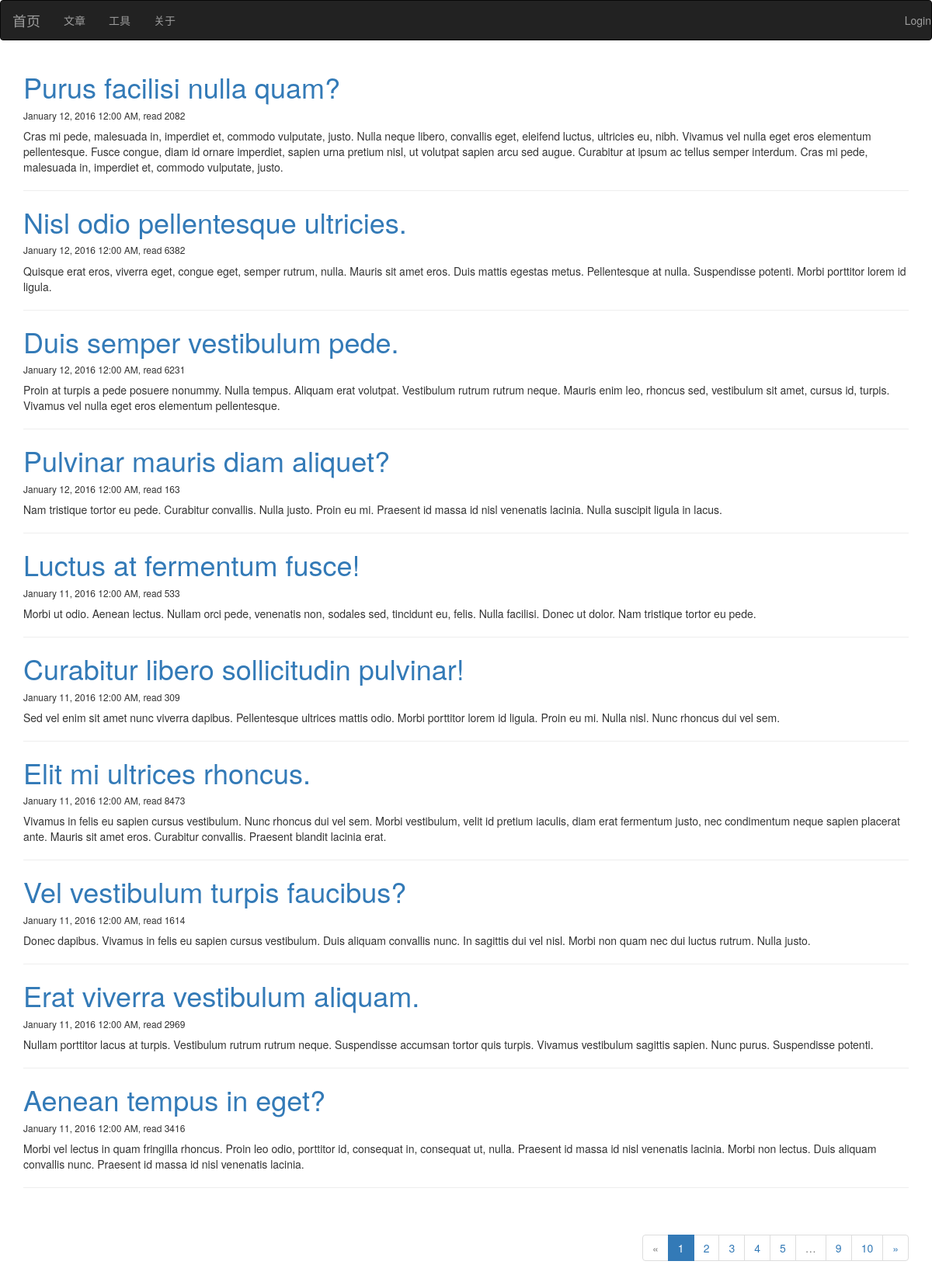
Before: / with the older database file.
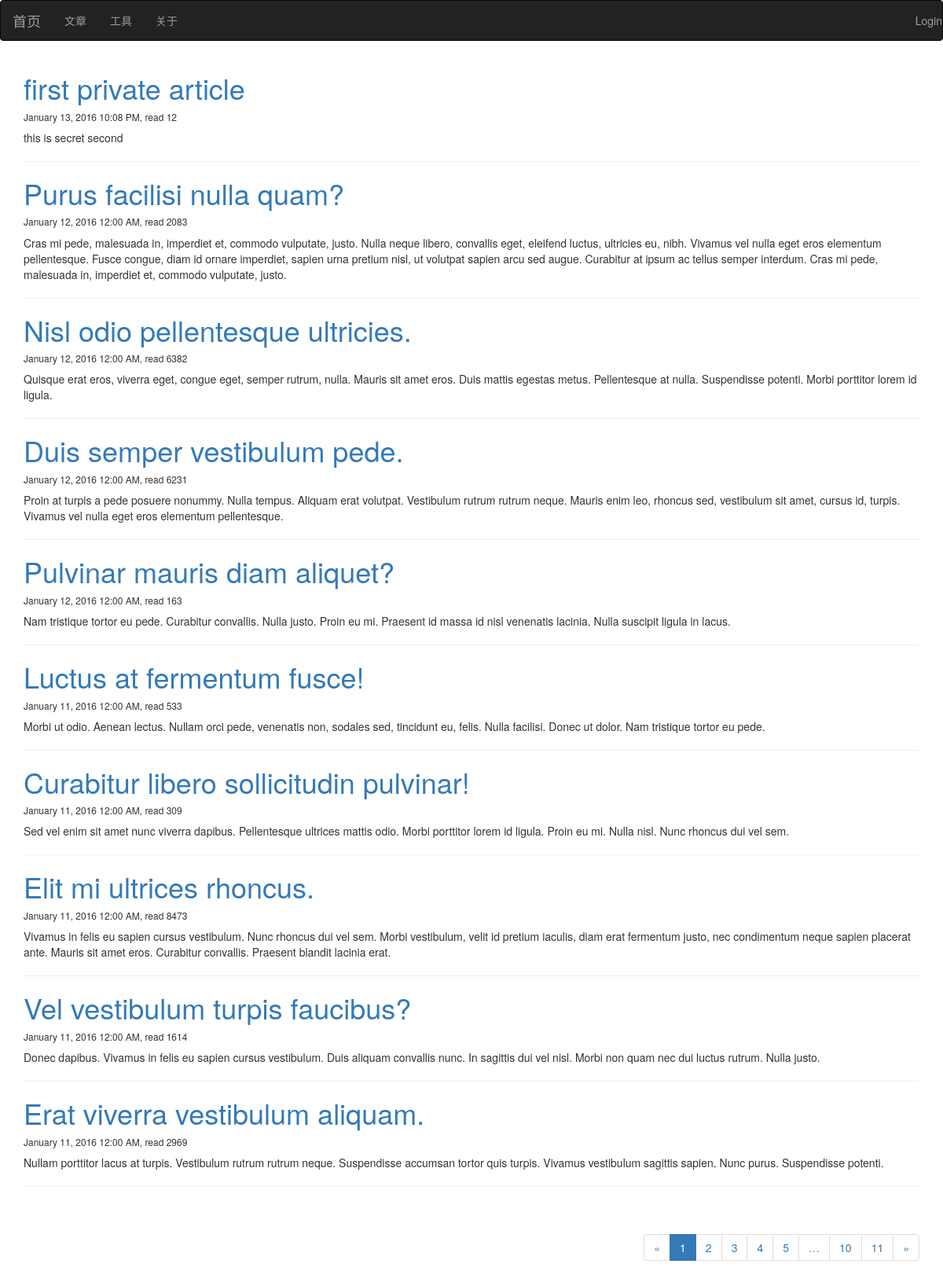
After: the same page with the newer database file.
### main.py (models this page shows, shortened)
class Article(db.Model):
    __tablename__ = 'articles'
    id = db.Column(db.Integer, primary_key=True)
    title = db.Column(db.Unicode(128), unique=True, index=True, nullable=True)
    content = db.Column(db.UnicodeText)
    content_size = db.Column(db.Integer)
    time_created = db.Column(db.DateTime, index=True, default=datetime.now())
    time_modified = db.Column(db.DateTime, index=True, default=datetime.now())
    read_count = db.Column(db.Integer)
    private = db.Column(db.Boolean) # non-public, or hidden

### main.py (the view)
@app.route('/')
def index():
    page = request.args.get('page', 1, type=int)
    pagination = Article.query.order_by(Article.time_modified.desc()).paginate(
                    page, per_page=app.config['TEABLOG_ARTICLES_PER_PAGE'], error_out=True)
    articles = pagination.items
    return render_template('index.html', articles=articles, pagination=pagination)

### templates/index.html (shortened to what this page needs)
{% extends 'base.html' %}
{% import '_macros.html' as macros %}
{% block page_content %}
{% for article in articles %}
<div class="post">
	<h1 class="post-title"><a href="{{ url_for('article', id=article.id) }}">{{ article.title }}</a></h1>
    <p class="date"><h6>{{ moment(article.time_modified).format('LLL') }}, read {{ article.read_count }}</h6></p>
	<div class="post_body">{{ article.content }}</div>
    <hr>
</div>
{% endfor %}
{% if pagination %}
<div class="pagination pull-right">
    {{ macros.pagination_widget(pagination, 'index') }}
</div>
{% endif %}
{% endblock %}

### templates/base.html (shortened to what this page needs)
{% extends 'bootstrap/base.html' %}
{% block head %}
{{ super() }}
{% endblock %}
{% block navbar %}
<div class="navbar navbar-inverse" role="navigation">
	<div class="navbar-header">
		<a class="navbar-brand" href="{{ url_for('index') }}">首页</a>
	</div>
	<div>
		<ul class="nav navbar-nav">
			{% if current_user.is_authenticated() %}
            <li class="dropdown">
                <a href="{{ url_for('articles') }}" class="dropdown-toggle" data-toggle="dropdown">文章<b class="caret"></b></a>
                <ul class="dropdown-menu">
                   <li><a href="{{ url_for('articles') }}">所有文章</a></li>
                   <li><a href="{{ url_for('edit', opid='new') }}">写文章</a></li>
                </ul>
            </li>
			{% else %}
            <li><a href="{{ url_for('articles') }}">文章</a></li>
			{% endif %}
			<li><a href="{{ url_for('tools') }}">工具</a></li>
			<li><a href="{{ url_for('about') }}">关于</a></li>
		</ul>
		<ul class="nav navbar-nav navbar-right">
			{% if current_user.is_authenticated() %}
				<li ><a href="{{ url_for('logout') }}">Logout</a></li>
			{% else %}
				<li ><a href="{{ url_for('login') }}">Login</a></li>
			{% endif %}
		</ul>
	</div>
</div>
{% endblock %}
{% block content %}
<div class="container">
	{% block page_content %}
	{% endblock %}
</div>
{% endblock %}

### templates/_macros.html
{% macro pagination_widget(pagination, endpoint) %}
<ul class="pagination">
    <li{%if not pagination.has_prev %} class="disabled"{% endif %}>
        <a href="{% if pagination.has_prev %}{{ url_for(endpoint, page=pagination.page-1, **kwargs) }}{% else %}#{% endif %}">
            &laquo;
        </a>
    </li>
    {% for p in pagination.iter_pages() %}
        {% if p %}
            {% if p == pagination.page %}
            <li class="active"><a href="{{ url_for(endpoint, page=p, **kwargs) }}">{{ p }}</a></li>
            {% else %}
            <li><a href="{{ url_for(endpoint, page=p, **kwargs) }}">{{ p }}</a></li>
            {% endif %}
        {% else %}
            <li class="disabled"><a href="#">&hellip;</a></li>
        {% endif %}
    {% endfor %}
    <li{%if not pagination.has_next %} class="disabled"{% endif %}>
        <a href="{% if pagination.has_next %}{{ url_for(endpoint, page=pagination.page+1, **kwargs) }}{% else %}#{% endif %}">
            &raquo;
        </a>
    </li>
</ul>
{% endmacro %}

Changed rows visible on the page:
no longer on this page (row unchanged): Article: title "Aenean tempus in eget?", time_modified "January 11, 2016 12:00 AM", read_count "3416", content "Morbi vel lectus in quam fringilla rhoncus. Proin leo odio, porttitor id, consequat in, consequat ut, nulla. Praesent id massa id nisl venenatis lacinia. Morbi non lectus. Duis aliquam convallis nunc. Praesent id massa id nisl venenatis lacinia."
added Article: title "first private article", time_modified "January 13, 2016 10:08 PM", read_count "12", content "this is secret second"
changed Article "Purus facilisi nulla quam?": read_count "2082" → "2083"
Other visible differences:
new list line: "11"
list line gone: "9"
